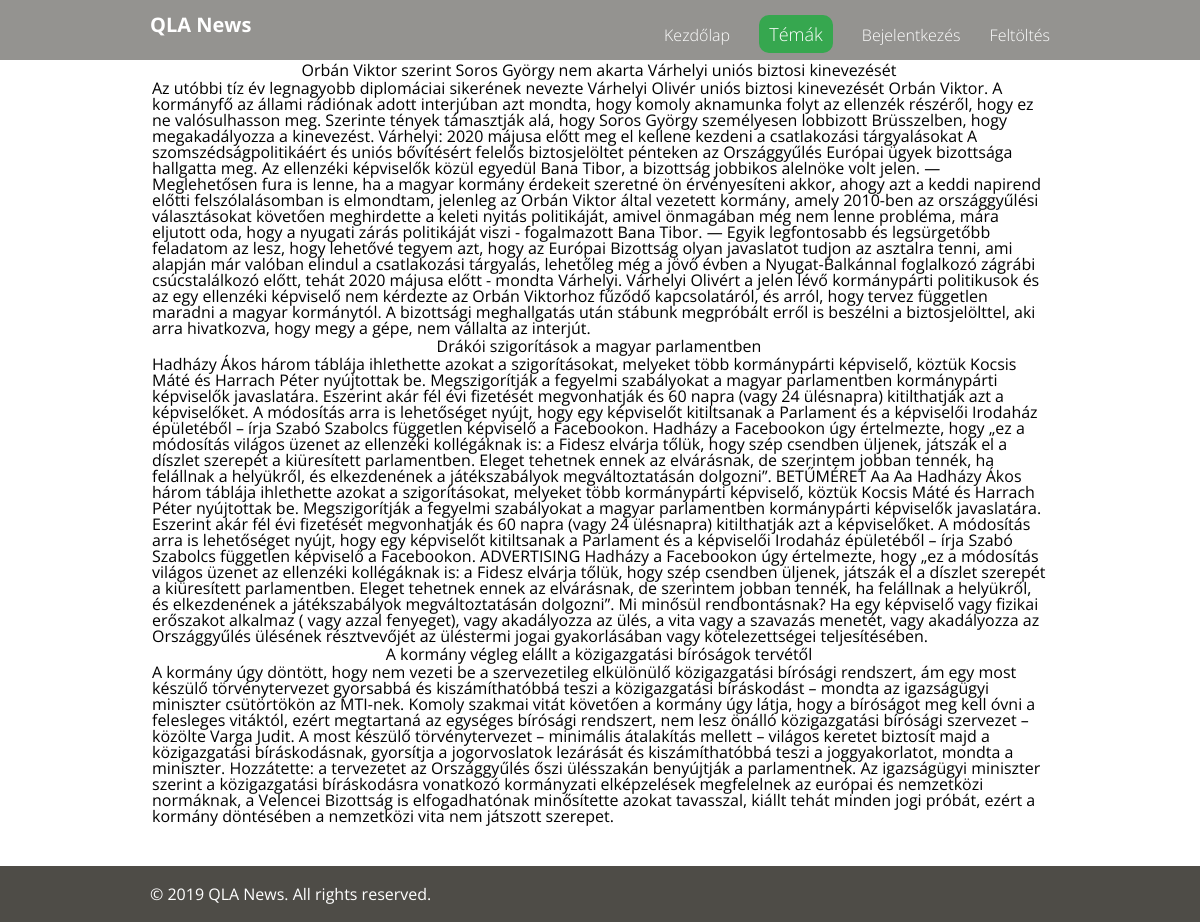
Screenshot of /?p=politics with the database file from the repository.
### tables this page shows
CREATE TABLE IF NOT EXISTS `politics` (
  `id` int(100) NOT NULL AUTO_INCREMENT,
  `title` varchar(255) NOT NULL,
`content` text NOT NULL,
`img` BLOB,
  PRIMARY KEY (`id`)
);

### views/politics.php (the view, shortened to what this page needs)
<link rel="stylesheet" href="css/views.css"  >
<?php include_once "_header.php"; ?>
<table>
	<?php
$conn=mysqli_connect("localhost","root","","hirek");
$conn->set_charset('utf8');
	$sql ="SELECT title, content FROM politics";
	$result = $conn -> query($sql);
	if($result-> num_rows >0){
		while($row = $result->fetch_assoc()){
			echo "<tr><th>".$row["title"] . "</th></tr><tr><td>" . $row["content"]."<td></tr>";
		}
		echo"</table>";
	} else {
		echo "0 eredmény";
	}
	?>
<?php include_once "_footer.php"; ?>

### css/app.css (style rules this page uses)
* { margin: 0; padding: 0; border: 0; font-size: 100%; font: inherit; vertical-align: baseline; box-sizing: border-box; }
html, body { width: 100%; height: 100%; line-height: 1; font-family: 'Open Sans', Arial, Helvetica, sans-serif; color: #000000; background: white; }
body { display: flex; flex-direction: column; }

### rows the page displays
politics: title "Orbán Viktor szerint Soros György nem akarta Várhelyi uniós biztosi kinevezését", content "Az utóbbi tíz év legnagyobb diplomáciai sikerének nevezte Várhelyi Olivér uniós biztosi kinevezését Orbán Viktor. A kormányfő az állami rádiónak adott interjúban azt mondta, hogy komoly aknamunka folyt az ellenzék részéről, hogy ez ne valósulhasson meg. Szerinte tények támasztják alá, hogy Soros György személyesen lobbizott Brüsszelben, hogy megakadályozza a kinevezést. Várhelyi: 2020 májusa előtt meg el kellene kezdeni a csatlakozási tárgyalásokat A szomszédságpolitikáért és uniós bővítésért felelős biztosjelöltet pénteken az Országgyűlés Európai ügyek bizottsága hallgatta meg. Az ellenzéki képviselők közül egyedül Bana Tibor, a bizottság jobbikos alelnöke volt jelen. — Meglehetősen fura…"
politics: title "Drákói szigorítások a magyar parlamentben", content "Hadházy Ákos három táblája ihlethette azokat a szigorításokat, melyeket több kormánypárti képviselő, köztük Kocsis Máté és Harrach Péter nyújtottak be. Megszigorítják a fegyelmi szabályokat a magyar parlamentben kormánypárti képviselők javaslatára. Eszerint akár fél évi fizetését megvonhatják és 60 napra (vagy 24 ülésnapra) kitilthatják azt a képviselőket. A módosítás arra is lehetőséget nyújt, hogy egy képviselőt kitiltsanak a Parlament és a képviselői Irodaház épületéből – írja Szabó Szabolcs független képviselő a Facebookon. Hadházy a Facebookon úgy értelmezte, hogy „ez a módosítás világos üzenet az ellenzéki kollégáknak is: a Fidesz elvárja tőlük, hogy szép csendben üljenek, játszák el…"
politics: title "A kormány végleg elállt a közigazgatási bíróságok tervétől", content "A kormány úgy döntött, hogy nem vezeti be a szervezetileg elkülönülő közigazgatási bírósági rendszert, ám egy most készülő törvénytervezet gyorsabbá és kiszámíthatóbbá teszi a közigazgatási bíráskodást – mondta az igazságügyi miniszter csütörtökön az MTI-nek. Komoly szakmai vitát követően a kormány úgy látja, hogy a bíróságot meg kell óvni a felesleges vitáktól, ezért megtartaná az egységes bírósági rendszert, nem lesz önálló közigazgatási bírósági szervezet – közölte Varga Judit. A most készülő törvénytervezet – minimális átalakítás mellett – világos keretet biztosít majd a közigazgatási bíráskodásnak, gyorsítja a jogorvoslatok lezárását és kiszámíthatóbbá teszi a joggyakorlatot, mondta a…"
